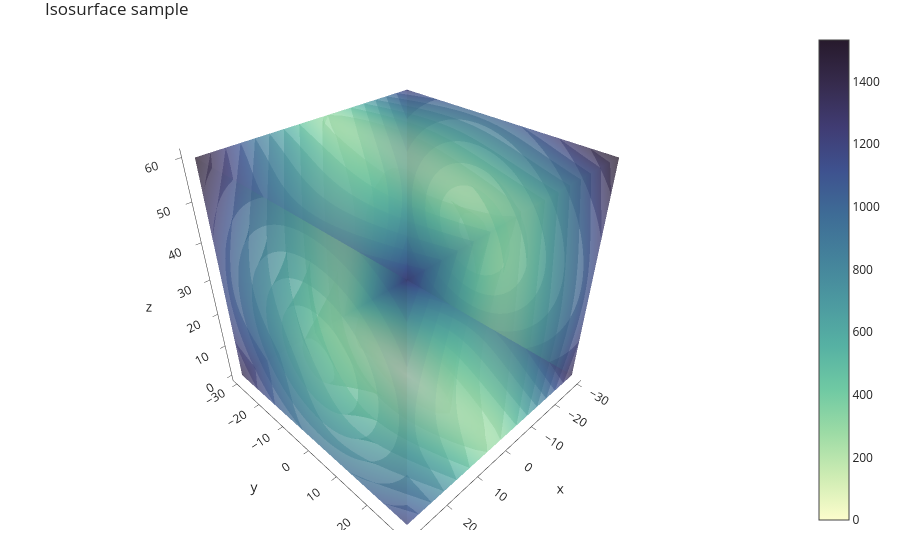

Write notebook code for a chart like this one.
### Code cell
# Traceを作成
trace = go.Isosurface(
    x=x.flatten(),          # x軸に使用する変数
    y=y.flatten(),          # y軸に使用する変数
    z=z.flatten(),          # z軸に使用する変数
    value=value.flatten(),  # 強度に使用する変数
    isomin=value.min(),     # 等値面の最小値
    isomax=value.max(),     # 等値面の最大値
    opacity=0.5,            # 透過率
    surface_count=11,       # 等値面の個数
    colorscale='deep',      # カラースケール
)   # ベクトル大きさの等値面図

# Layoutを作成
layout = go.Layout(
    template=template,
    title='Isosurface sample',
    margin={
        'r': 20,
        't': 30,
        'l': 20,
        'b': 30
    }
)

# Figureを作成
figure = go.Figure(trace, layout)

figure

### Figure 1 — Plotly figure (JSON) as saved in the notebook; plotly's stock layout.template omitted (floating-point values rounded to 4 significant figures; data arrays with more than 128 entries replaced by an {"elided": "..."} marker saying what was removed)
{"data": [{"colorscale": [[0, "rgb(253, 253, 204)"], [0.09091, "rgb(206, 236, 179)"], [0.1818, "rgb(156, 219, 165)"], [0.2727, "rgb(111, 201, 163)"], [0.3636, "rgb(86, 177, 163)"], [0.4545, "rgb(76, 153, 160)"], [0.5455, "rgb(68, 130, 155)"], [0.6364, "rgb(62, 108, 150)"], [0.7273, "rgb(62, 82, 143)"], [0.8182, "rgb(64, 60, 115)"], [0.9091, "rgb(54, 43, 77)"], [1, "rgb(39, 26, 44)"]], "isomax": 1532.0, "isomin": 0, "opacity": 0.5, "surface": {"count": 11}, "type": "isosurface", "value": {"elided": "29791 float values"}, "x": {"elided": "29791 float values"}, "y": {"elided": "29791 float values"}, "z": {"elided": "29791 float values"}}], "layout": {"margin": {"b": 30, "l": 20, "r": 20, "t": 30}, "title": {"text": "Isosurface sample"}}}
